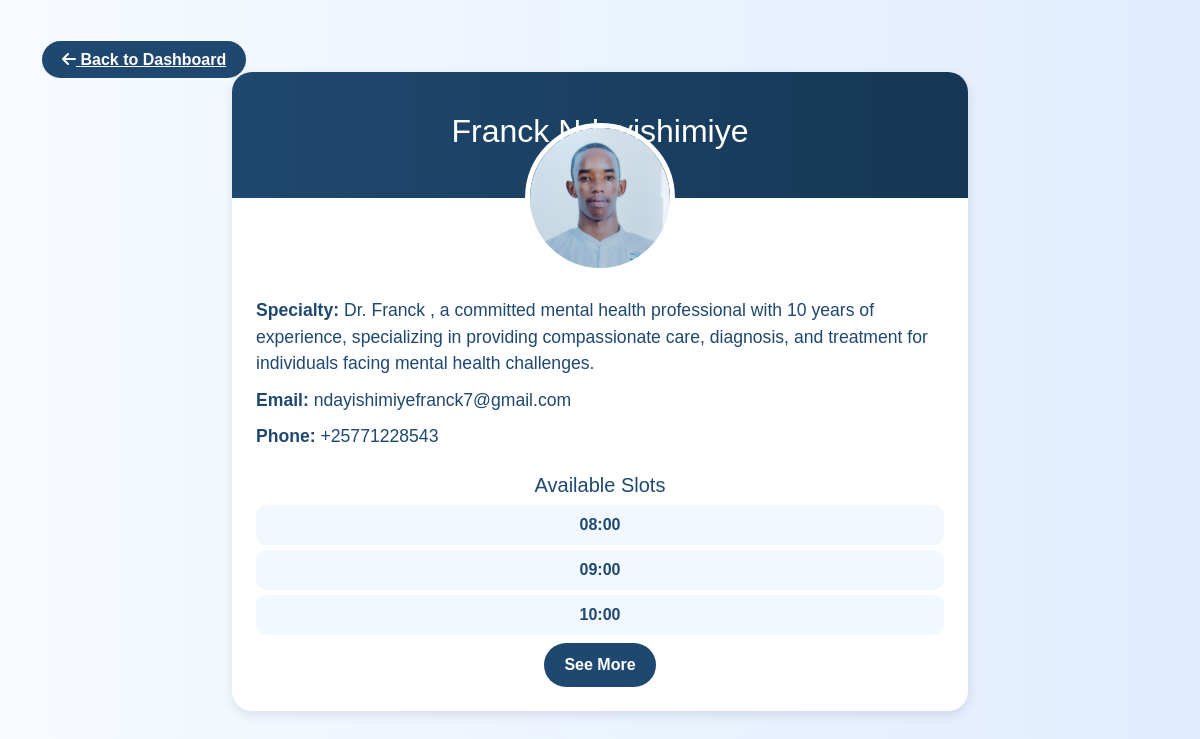
The page /professionals/1/ on the database its author committed.
### myapp/models.py (models this page shows)
class Professional(models.Model):
    user = models.OneToOneField(User, on_delete=models.CASCADE, related_name="professional_profile")
    name = models.CharField(max_length=255)
    specialty = models.CharField(max_length=255)
    contact_email = models.EmailField(unique=True)
    phone_number = models.CharField(max_length=15, unique=True)
    image = models.ImageField(upload_to='professionals/', null=True, blank=True)

### myapp/views.py (the view)
# urls.py: path("professionals/<int:professional_id>/", professional_detail, name="professional_detail"),
def professional_detail(request, professional_id=None):
    if professional_id is None:
        professional = request.user
    else:
        professional = get_object_or_404(Professional, id=professional_id)
    return render(request, "professional_detail.html", {"professional": professional})

### myapp/templates/professional_detail.html (shortened to what this page needs)
{% load static %}
<!DOCTYPE html>
<html lang="en">
<head>
    <link rel="stylesheet" href="https://cdn.jsdelivr.net/npm/bootstrap@5.3.0/dist/css/bootstrap.min.css">
    <link rel="stylesheet" href="https://cdnjs.cloudflare.com/ajax/libs/font-awesome/6.0.0-beta3/css/all.min.css">
</head>
<body>
    <div class="container py-5">
        <a href="{% url 'professional_dashboard' %}" class="back-btn mb-4"><i class="fa fa-arrow-left"></i> Back to Dashboard</a>
        <div class="row justify-content-center">
            <div class="col-lg-8">
                <div class="profile-card">
                    <div class="profile-header text-center">
                        <h2>{{ professional.name }}</h2>
                    </div>
                    <div class="text-center">
                        <img class="profile-img" src="{% if professional.image %}{{ professional.image.url }}{% else %}{% static 'images/default-profile.png' %}{% endif %}">
                    </div>
                    <div class="p-4">
                        <div class="info-item"><strong>Specialty:</strong> {{ professional.specialty }}</div>
                        <div class="info-item"><strong>Email:</strong> {{ professional.contact_email }}</div>
                        <div class="info-item"><strong>Phone:</strong> {{ professional.phone_number }}</div>
                        <div class="mt-4">
                            <h5 class="text-center">Available Slots</h5>
                            <div class="slots-container text-center">
                                {% for slot in professional.available_slots %}
                                    {% if slot not in professional.booked_slots %}
                                        <div class="slot {% if forloop.counter > 3 %}hidden-slots{% endif %}">{{ slot }}</div>
                                    {% endif %}
                                {% empty %}
                                    <p class="text-danger">No slots available.</p>
                                {% endfor %}
                            </div>
                            {% if professional.available_slots|length > 3 %}
                                <div class="text-center mt-2">
                                    <button class="book-btn" onclick="toggleSlots()">See More</button>
                                </div>
                            {% endif %}
                        </div>
                    </div>
                </div>
            </div>
        </div>
    </div>
</body>
</html>

### myapp/templates/professional_detail.html (style rules this page uses)
body { background: linear-gradient(to right, #f7fbff, #e0ecff); font-family: 'Arial', sans-serif; color: #1f4870; }
.profile-card { border-radius: 20px; box-shadow: 0 4px 12px rgba(0, 0, 0, 0.1); overflow: hidden; background-color: #fff; transition: transform 0.3s; }
.profile-header { background: linear-gradient(to right, #1f4870, #163754); color: #fff; padding: 40px; }
.profile-img { width: 150px; height: 150px; border-radius: 50%; border: 5px solid #fff; object-fit: cover; margin-top: -75px; }
.info-item { margin-bottom: 10px; font-size: 1.1rem; }
.book-btn, .back-btn { background-color: #1f4870; color: #fff; font-weight: bold; border-radius: 25px; padding: 10px 20px; transition: 0.3s; border: none; }
.slot { margin: 5px auto; padding: 8px; border-radius: 10px; background-color: #f1f8ff; color: #1f4870; font-weight: bold; }

### rows shown on the page
Professional: name "Franck Ndayishimiye…", image (picture), specialty "Dr. Franck , a committed mental health professional with 10 years of experience, specializing in providing compassionate care, diagnosis, and treatment for individuals facing mental health challenges.", contact_email "ndayishimiyefranck7@gmail.com", phone_number "+25771228543"

### other values the page prints
{{ slot }} "08:00" "09:00" "10:00"
